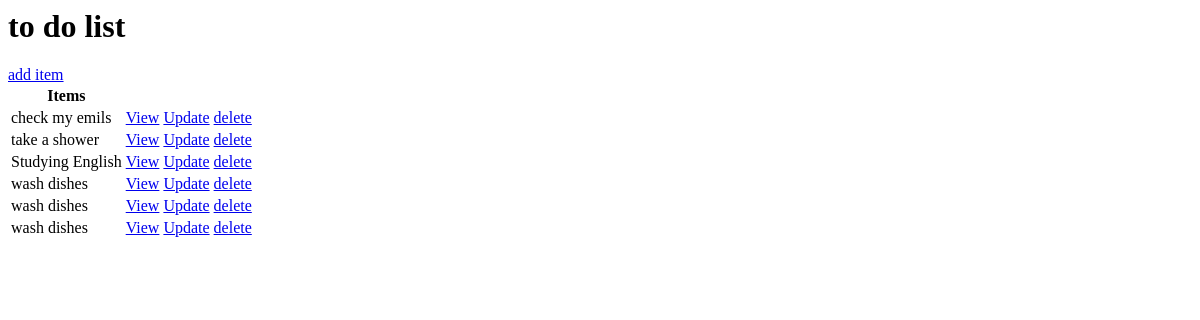
The app's page /, older data.
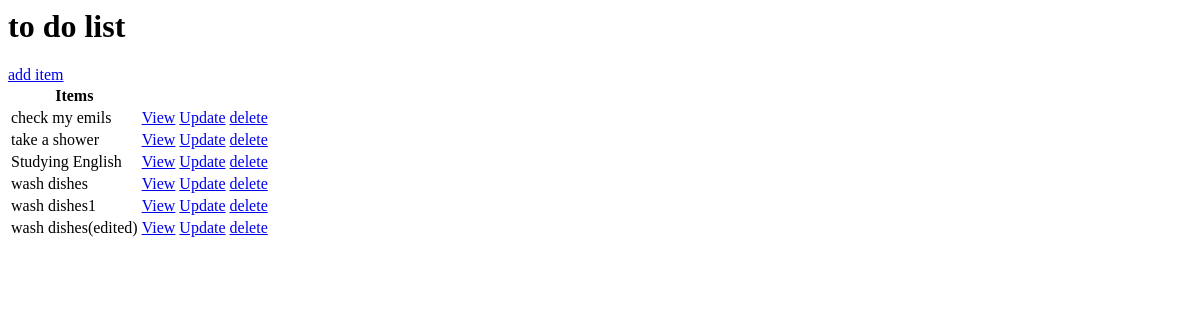
The same page, newer data.
### base/models.py (models this page shows, shortened)
class Task(models.Model):
    user = models.ForeignKey(User, on_delete=models.CASCADE, null=True, blank=True)
    title = models.CharField(max_length=200)
    description = models.TextField(null=True, blank=True)
    complete = models.BooleanField(default=False)
    created = models.DateTimeField(auto_now_add=True)
    class Meta:
        ordering = ['complete',]

### base/views.py (the view)
# urls.py: path('', views.TaskListView.as_view(), name='tasks'),
class TaskListView(generic.ListView):
    model = Task
    template_name = 'base/task_list.html'
    context_object_name = 'tasks'

### base/templates/base/task_list.html
<h1>to do list</h1>
<a href="{% url 'task_create' %}">add item</a>
<table>
    <tr>
        <th>Items</th>
        <th></th>
        <th></th>
        <th></th>
    </tr>
    {% for task in tasks %}
    <tr>
        <td>{{task.title}}</td>
        <td><a href="{% url 'task' task.id %}">View</a></td>
        <td><a href="{% url 'task_update' task.id %}">Update</a></td>
        <td><a href="{% url 'task_delete' task.id %}">delete</a></td>
    </tr>
    {% empty %}
        <h3> no items in list</h3>
    {% endfor %}
</table>

Row changes from the older to the newer data that the page shows:
changed Task: title "wash dishes" → "wash dishes1"
changed Task: title "wash dishes" → "wash dishes(edited)"
